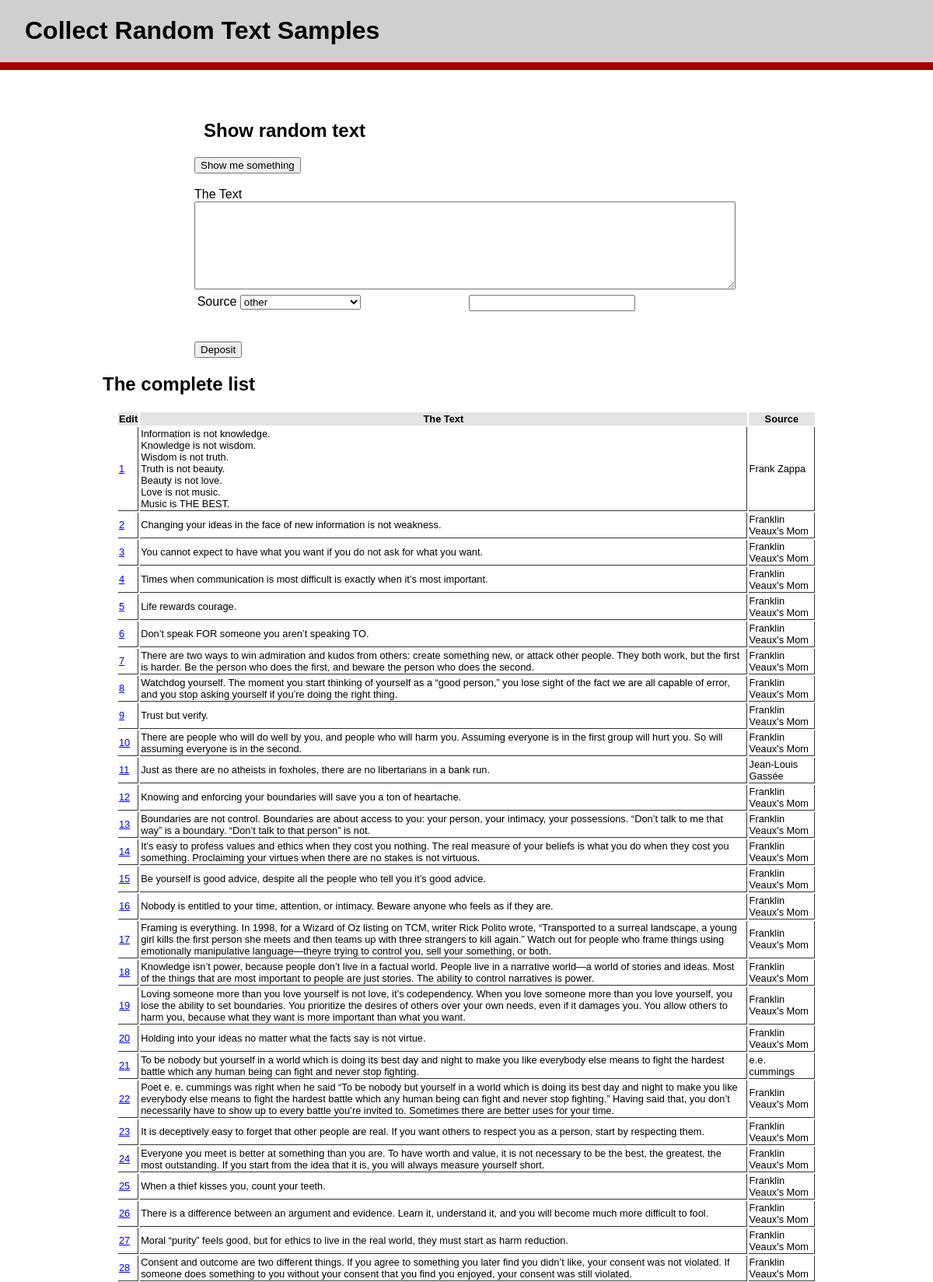
The page / (upper part) on the database its author committed.
### tables this page shows
CREATE TABLE `text_block` (
  `id` mediumint(9) NOT NULL,
  `text_source` mediumint(9) DEFAULT NULL,
  `char_count` int(11) DEFAULT NULL,
  `text_block` text NOT NULL
);

CREATE TABLE `text_source` (
  `id` mediumint(9) NOT NULL,
  `descriptor` varchar(75) NOT NULL
);

### DbClass.php (called while the page is built, shortened)
<?php
require_once "db_config.php";
class DbClass
{
    protected  $conn;
    public function __construct() {
        global $DATABASE;
        global $DB_USER;
        global $DB_PASSWORD;
        global $DB_PORT;
        global $DB_SERVER;
        try {
            $this->conn = mysqli_init();
            $this->conn->options(MYSQLI_OPT_SSL_VERIFY_SERVER_CERT, true);
            $this->conn->real_connect($DB_SERVER, $DB_USER, $DB_PASSWORD , $DATABASE, $DB_PORT);
        } catch(Exception $e) {
            echo "problem connecting to the database: " . $e->getLine() . ' - ' . $e->getMessage();
        }
    }
    function getTableNoParams($sql) {
        try {
            $stmt = $this->conn->prepare($sql);
            $result = $stmt->execute();
            $mysqli_result = $stmt->get_result();
            return $mysqli_result->fetch_all(MYSQLI_ASSOC);
        } catch (Exception $e) {
            echo "Fail in getTableNoParams $sql: " . $e->getLine() .
                 ": " . $this->conn->error;;
            return null;
        }
    }
}

### db_config.php (called while the page is built)
<?php
$DB_SERVER    = 'localhost';
$DB_USER      = 'dev_user';
$DB_PASSWORD  = 'Clyde&Bella1';
$DATABASE     = 'random_text_db';
$DB_PORT      = '3306';

### index.php (the view, shortened to what this page needs)
<?php
require_once "functions.php";
$db_obj = new DbClass();
$sql = "SELECT text_block.id, text_block.text_block, text_source.descriptor FROM text_block ";
$sql .= " JOIN text_source ON text_block.text_source=text_source.id ";
$text_table = $db_obj->getTableNoParams($sql) ;
?>
<!DOCTYPE html>
<html lang="en">
<HEAD>
  <link rel="stylesheet" href="style.css">
</HEAD>
<body>
<header id="dynamic_header" class="page_header">
  <div class="centered">
  <h1>Collect Random Text Samples</h1>
  </div>
</header>
<article id="wrapper" class="display width_80">
	<div class="working_display">
 	<h2>Show random text</h2>
    <button id="show_quote_button">Show me something</button><br><br>
	<form id="new_quote">
	   <label for="text_block">The Text</label>
	   <textarea id="text_block" name='text_block'></textarea>
	   <br>
	   <div class="flex_container_100">
	     <div class="flex_item_49">
		  <label for="text_source">Source</label>
	     	<?php
	     	echo buildSourceSelect();
	     	?>
		 </div>
	     <div class="flex_item_49">
		  <input type="text" id="text_source" class="width_60" name='text_source' value="" >
	     </div>
	   </div>
	   <br><br>
	   <button id="add_new_quote" value="add_new_quote">Deposit</button>
	</form>
	</div>
	<h2>The complete list</h2>
	<table id="quote_list"  class="table_table db_table_list">
	<thead>
	   <tr><th>Edit</th><th>The Text</th><th>Source</th></tr>
	</thead>
	<tbody>
	<?php
	foreach($text_table as $row) {
		echo '<tr>';
		$url = './EditText.php?id=' . $row['id'];
		$the_text = plainText2Breaks($row['text_block']);
		echo "<td><a href='$url'>" . $row['id'] . "</a></td>";
		echo "<td>$the_text</td>";
		echo "<td>" . $row['descriptor'] . "</td>";
		echo '</tr>' . "\n";
	}
	?>
	 </tbody>
	</table>
</article>
</body>
</html>

### functions.php (shortened to what this page needs)
<?php
function plainText2Breaks($plain_text){
    $paragraphs = trim($plain_text);
    if(!empty($paragraphs)){
        $paragraphs = preg_replace('/[\r\n]+/', '<br>', $paragraphs);
    }
    return $paragraphs;
}
function buildSourceSelect($current_choice=0, $disabled=0) {
	$pulldownList = getPulldownList('text_source', 'id', 'descriptor');
	$buffer  = '<select id="text_source_pulldown" name="text_source_pulldown" >' . "\n";
	$buffer .= '<option value="0" >other</option>' . "\n";
	foreach($pulldownList as $choice) {
		$buffer .= '<option value="' . $choice['id'] . '" ';
		$buffer .= '>' . $choice['descriptor'] . '</option>' . "\n";
	}
	$buffer .= "</select>\n";
	return $buffer;
}
    function getPulldownList($tablename, $id_name, $label_name) {
         $sql = "SELECT $id_name, $label_name FROM  $tablename";
        $db_obj = new DbClass();
        $db_table = $db_obj->getTableNoParams($sql);
        return     $db_table;
    }

### style.css (style rules this page uses)
html, body { font-family: "Helvetica", "Helvetica Neue", "Helvetica", "Arial"; width: 100%; height: 100%; padding: 0; margin: 0; }
h1 { padding-left: 1em; }
h2 { font-size: 1.5em; padding-left: 0.5em; }
.working_display { width: 700px; margin: auto; }
textarea { width: 690px; height: 8em; margin: auto; }
.width_80 { width: 80%; }
.width_60 { width: 60%; }
.centered { text-align: center; }
.flex_container_100 { display: flex; margin-left: auto; margin-right: auto; width: 100%; justify-content: space-evenly; flex-direction: row; }
.flex_item_49 { flex-basis: 49%; padding: 3px; }
.page_header { top: 0; left: 0; right: 0; border-bottom: 10px #9B0000 solid; width: 100%; background-color: #cfcfcf; z-index: 10; opacity: 1.0; position: fixed; }
.page_header h1 { vertical-align: top; overflow: hidden; display: inline; float: left; }
tr td, input { text-align: left; }
#wrapper { margin-top: 6em; position: relative; padding-top: 2.4em; }
.display { margin-left: auto; margin-right: auto; position: relative; padding: 0 1.5em; overflow-x: scroll; overflow-y: scroll; }
.db_table_list { min-width: 900px; }
.table_table { width: 90%; font-size: 80%; margin: auto; }
.table_table thead { background-color: #e4e4e4; }
.table_table td { border-bottom: 1px #333 solid; border-right: 1px #333 solid; }

### rows shown on the page
text_block: id "1", text_block "Information is not knowledge. Knowledge is not wisdom. Wisdom is not truth. Truth is not beauty. Beauty is not love. Love is not music. Music is THE BEST.", text_source.descriptor "Frank Zappa"
text_block: id "2", text_block "Changing your ideas in the face of new information is not weakness.", text_source.descriptor "Franklin Veaux's Mom"
text_block: id "3", text_block "You cannot expect to have what you want if you do not ask for what you want.", text_source.descriptor "Franklin Veaux's Mom"
text_block: id "4", text_block "Times when communication is most difficult is exactly when it’s most important.", text_source.descriptor "Franklin Veaux's Mom"
text_block: id "5", text_block "Life rewards courage.", text_source.descriptor "Franklin Veaux's Mom"
text_block: id "6", text_block "Don’t speak FOR someone you aren’t speaking TO.", text_source.descriptor "Franklin Veaux's Mom"
text_block: id "7", text_block "There are two ways to win admiration and kudos from others: create something new, or attack other people. They both work, but the first is harder. Be the person who does the first, and beware the person who does the second.", text_source.descriptor "Franklin Veaux's Mom"
text_block: id "8", text_block "Watchdog yourself. The moment you start thinking of yourself as a “good person,” you lose sight of the fact we are all capable of error, and you stop asking yourself if you’re doing the right thing.", text_source.descriptor "Franklin Veaux's Mom"
text_block: id "9", text_block "Trust but verify.", text_source.descriptor "Franklin Veaux's Mom"
text_block: id "10", text_block "There are people who will do well by you, and people who will harm you. Assuming everyone is in the first group will hurt you. So will assuming everyone is in the second.", text_source.descriptor "Franklin Veaux's Mom"
text_block: id "11", text_block "Just as there are no atheists in foxholes, there are no libertarians in a bank run.", text_source.descriptor "Jean-Louis Gassée"
text_block: id "12", text_block "Knowing and enforcing your boundaries will save you a ton of heartache.", text_source.descriptor "Franklin Veaux's Mom"
text_block: id "13", text_block "Boundaries are not control. Boundaries are about access to you: your person, your intimacy, your possessions. “Don’t talk to me that way” is a boundary. “Don’t talk to that person” is not.", text_source.descriptor "Franklin Veaux's Mom"
text_block: id "14", text_block "It’s easy to profess values and ethics when they cost you nothing. The real measure of your beliefs is what you do when they cost you something. Proclaiming your virtues when there are no stakes is not virtuous.", text_source.descriptor "Franklin Veaux's Mom"
text_block: id "15", text_block "Be yourself is good advice, despite all the people who tell you it’s good advice.", text_source.descriptor "Franklin Veaux's Mom"
text_block: id "16", text_block "Nobody is entitled to your time, attention, or intimacy. Beware anyone who feels as if they are.", text_source.descriptor "Franklin Veaux's Mom"
text_block: id "17", text_block "Framing is everything. In 1998, for a Wizard of Oz listing on TCM, writer Rick Polito wrote, “Transported to a surreal landscape, a young girl kills the first person she meets and then teams up with three strangers to kill again.” Watch out for people who frame things using emotionally manipulative language—theyre trying to control you, sell your something, or both.", text_source.descriptor "Franklin Veaux's Mom"
text_block: id "18", text_block "Knowledge isn’t power, because people don’t live in a factual world. People live in a narrative world—a world of stories and ideas. Most of the things that are most important to people are just stories. The ability to control narratives is power.", text_source.descriptor "Franklin Veaux's Mom"
text_block: id "19", text_block "Loving someone more than you love yourself is not love, it’s codependency. When you love someone more than you love yourself, you lose the ability to set boundaries. You prioritize the desires of others over your own needs, even if it damages you. You allow others to harm you, because what they want is more important than what you want.", text_source.descriptor "Franklin Veaux's Mom"
text_block: id "20", text_block "Holding into your ideas no matter what the facts say is not virtue.", text_source.descriptor "Franklin Veaux's Mom"
text_block: id "21", text_block "To be nobody but yourself in a world which is doing its best day and night to make you like everybody else means to fight the hardest battle which any human being can fight and never stop fighting.", text_source.descriptor "e.e. cummings"
text_block: id "22", text_block "Poet e. e. cummings was right when he said “To be nobody but yourself in a world which is doing its best day and night to make you like everybody else means to fight the hardest battle which any human being can fight and never stop fighting.” Having said that, you don’t necessarily have to show up to every battle you’re invited to. Sometimes there are better uses for your time.", text_source.descriptor "Franklin Veaux's Mom"
text_block: id "23", text_block "It is deceptively easy to forget that other people are real. If you want others to respect you as a person, start by respecting them.", text_source.descriptor "Franklin Veaux's Mom"
text_block: id "24", text_block "Everyone you meet is better at something than you are. To have worth and value, it is not necessary to be the best, the greatest, the most outstanding. If you start from the idea that it is, you will always measure yourself short.", text_source.descriptor "Franklin Veaux's Mom"
text_block: id "25", text_block "When a thief kisses you, count your teeth.", text_source.descriptor "Franklin Veaux's Mom"
text_block: id "26", text_block "There is a difference between an argument and evidence. Learn it, understand it, and you will become much more difficult to fool.", text_source.descriptor "Franklin Veaux's Mom"
text_block: id "27", text_block "Moral “purity” feels good, but for ethics to live in the real world, they must start as harm reduction.", text_source.descriptor "Franklin Veaux's Mom"
text_block: id "28", text_block "Consent and outcome are two different things. If you agree to something you later find you didn’t like, your consent was not violated. If someone does something to you without your consent that you find you enjoyed, your consent was still violated.", text_source.descriptor "Franklin Veaux's Mom"
